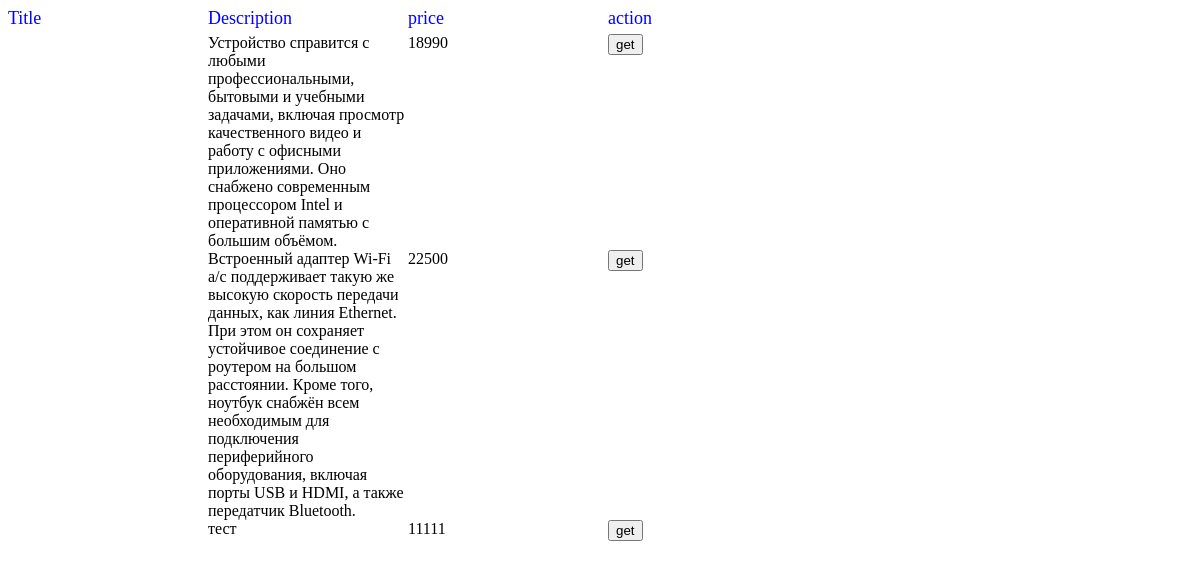
The page / on the database its author committed.
### tables this page shows
CREATE TABLE `goods` (
  `id` int(11) NOT NULL,
  `name` varchar(255) NOT NULL,
  `description` text NOT NULL,
  `price` int(11) NOT NULL,
  `src` varchar(255) NOT NULL,
  `small_src` varchar(255) NOT NULL,
  `is_active` tinyint(1) NOT NULL DEFAULT '1'
);

### index.php (the view, shortened to what this page needs)
<?php
include('bd.php');
$query = mysqli_query($link, 'SELECT * FROM goods');
?>
<!doctype html>
<html lang="en">
<head>
</head>
<body>
<form action="">
  <div class="table">
    <label class="head">Title</label>
    <label class="head">Description</label>
    <label class="head">price</label>
    <label class="head">action</label>
    <? while ($row = mysqli_fetch_assoc($query)) : ?>
      <div><?= $row['good'] ?></div>
      <div><?= $row['description'] ?></div>
      <div><?= $row['price'] ?></div>
      <div>
        <button value="<?= $row['id'] ?>" name="id">get</button>
      </div>
    <? endwhile ?>
  </div>
</form>
</body>
</html>

### index.php (style rules this page uses)
.table { display: grid; grid-template-columns: repeat(4, 1fr); width: 800px; }
.head { color: blue; font-size: 18px; margin-bottom: 5px; }

### rows shown on the page
goods: description "Устройство справится с любыми профессиональными, бытовыми и учебными задачами, включая просмотр качественного видео и работу с офисными приложениями. Оно снабжено современным процессором Intel и оперативной памятью с большим объёмом.", price "18990", $row['id'] 1 (drawn)
goods: description "Встроенный адаптер Wi-Fi a/c поддерживает такую же высокую скорость передачи данных, как линия Ethernet. При этом он сохраняет устойчивое соединение с роутером на большом расстоянии. Кроме того, ноутбук снабжён всем необходимым для подключения периферийного оборудования, включая порты USB и HDMI, а также передатчик Bluetooth.", price "22500", $row['id'] 2 (drawn)
goods: description "тест", price "11111", $row['id'] 16 (drawn)
